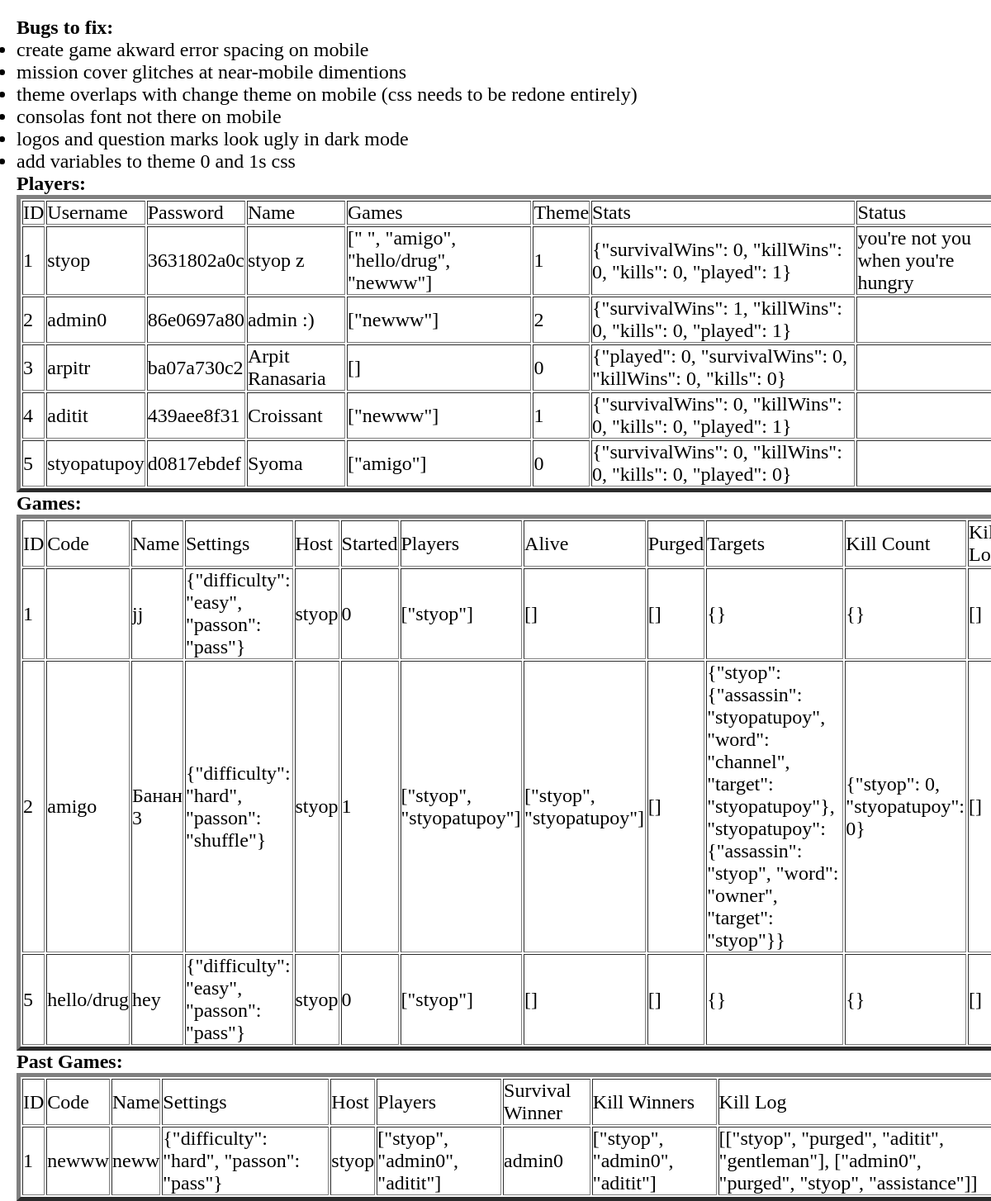
The page /debug/ on the database as committed earlier.
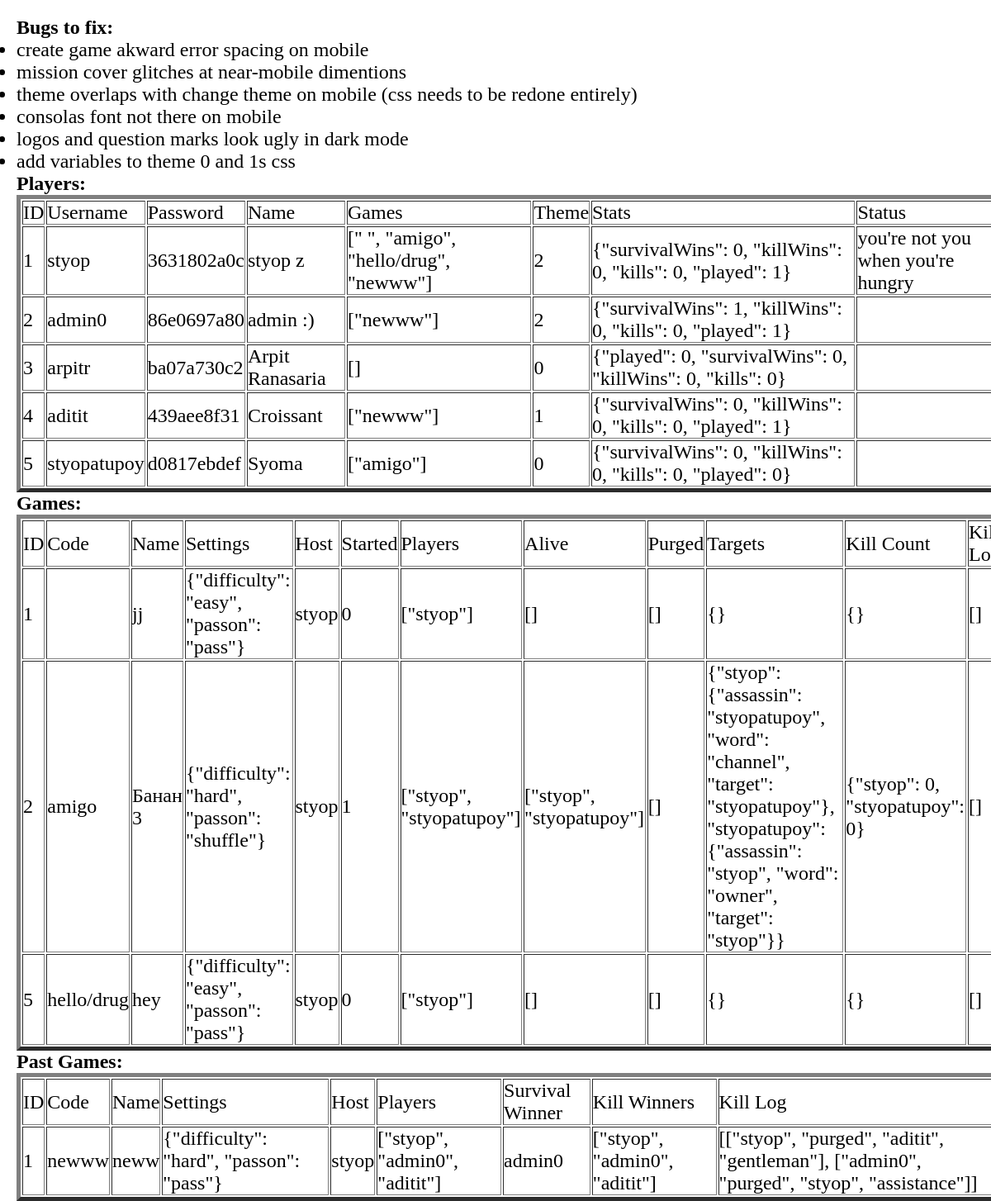
The same page on the database as committed later.
### tables this page shows
CREATE TABLE Players (     id INTEGER PRIMARY KEY AUTOINCREMENT,     user TEXT NOT NULL,     password TEXT NOT NULL,     name TEXT NOT NULL,     games TEXT NOT NULL,     theme INT NOT NULL,     stats TEXT NOT NULL,     status TEXT);

CREATE TABLE Games (     id INTEGER PRIMARY KEY AUTOINCREMENT,     code TEXT NOT NULL,     name TEXT NOT NULL,    settings TEXT NOT NULL,     host TEXT NOT NULL,     started BOOLEAN NOT NULL CHECK (started IN (0,1)),     players TEXT NOT NULL,     alive TEXT NOT NULL,     purged TEXT NOT NULL,     targets TEXT NOT NULL,     killCount TEXT NOT NULL,     killLog TEXT NOT NULL);

CREATE TABLE PastGames (     id INTEGER PRIMARY KEY AUTOINCREMENT,     code TEXT NOT NULL,     name TEXT NOT NULL,    settings TEXT NOT NULL,     host TEXT NOT NULL,     players TEXT NOT NULL,     survivalWinner TEXT NOT NULL,     killWinners TEXT NOT NULL,     killLog TEXT NOT NULL);

### app.py (the view)
@app.route('/<path>/')
@app.route('/debug/')
def debug():
    with sqlite3.connect("database.db") as con:
        con.row_factory = sqlite3.Row
        cur = con.cursor()
        cur.execute("SELECT * from Players")
        playerRows = cur.fetchall()   #rows of the Players table
        cur.execute("SELECT * from Games")
        gameRows = cur.fetchall()   #rows of the Games table
        cur.execute("SELECT * from pastGames")
        pastRows = cur.fetchall()   #rows of the pastGames table
    return render_template('debug.html', playerRows = playerRows, gameRows = gameRows, pastRows=pastRows)

### templates/debug.html (shortened to what this page needs)
<!DOCTYPE html>
<html lang="en">
<head>
    <link rel="stylesheet" href="{{ url_for('static', filename='css/main.css') }}">
    <link rel="stylesheet" href="{{ url_for('static', filename='css/debug.css') }}">
</head>
<body>
    <h4>
        Bugs to fix:
    </h4>
    <ul>
        <li>
            create game akward error spacing on mobile
        </li>
        <li>
            mission cover glitches at near-mobile dimentions
        </li>
        <li>
            theme overlaps with change theme on mobile (css needs to be redone entirely)
        </li>
        <li>
            consolas font not there on mobile
        </li>
        <li>
            logos and question marks look ugly in dark mode
        </li>
        <li>
            add variables to theme 0 and 1s css
        </li>
    </ul>
    <h2>Players:</h2>
    <table border=5>
        <thead>
        <td>ID</td>
        <td>Username</td>
        <td>Password</td>
        <td>Name</td>
        <td>Games</td>
        <td>Theme</td>
        <td>Stats</td>
        <td>Status</td>
        </thead>
        {% for row in playerRows %}
        <tr>
        <td>{{row["id"]}}</td>
        <td>{{row["user"]}}</td>
        <td>{{row["password"][:10]}}</td>
        <td>{{row["name"]}}</td>
        <td>{{row["games"]}}</td>
        <td>{{row["theme"]}}</td>
        <td>{{row["stats"]}}</td>
        <td>{{row["status"]}}</td>
        </tr>
        {% endfor %}
        </table>
        <h2>Games:</h2>
        <table border=5>
            <thead>
            <td>ID</td>
            <td>Code</td>
            <td>Name</td>
            <td>Settings</td>
            <td>Host</td>
            <td>Started</td>
            <td>Players</td>
            <td>Alive</td>
            <td>Purged</td>
            <td>Targets</td>
            <td>Kill Count</td>
            <td>Kill Log</td>
            </thead>
            {% for row in gameRows %}
            <tr>
            <td>{{row["id"]}}</td>
            <td>{{row["code"]}}</td>
            <td>{{row["name"]}}</td>
            <td>{{row["settings"]}}</td>
            <td>{{row["host"]}}</td>
            <td>{{row["started"]}}</td>
            <td>{{row["players"]}}</td>
            <td>{{row["alive"]}}</td>
            <td>{{row["purged"]}}</td>
            <td>{{row["targets"]}}</td>
            <td>{{row["killCount"]}}</td>
            <td>{{row["killLog"]}}</td>
            </tr>
            {% endfor %}
            </table>
            <h2>Past Games:</h2>
            <table border=5>
                <thead>
                <td>ID</td>
                <td>Code</td>
                <td>Name</td>
                <td>Settings</td>
                <td>Host</td>
                <td>Players</td>
                <td>Survival Winner</td>
                <td>Kill Winners</td>
                <td>Kill Log</td>
                </thead>
                {% for row in  pastRows %}
                <tr>
                <td>{{row["id"]}}</td>
                <td>{{row["code"]}}</td>
                <td>{{row["name"]}}</td>
                <td>{{row['settings']}}</td>
                <td>{{row["host"]}}</td>
                <td>{{row["players"]}}</td>
                <td>{{row["survivalWinner"]}}</td>
                <td>{{row["killWinners"]}}</td>
                <td>{{row["killLog"]}}</td>
                </tr>
                {% endfor %}
                </table>
</body>
</html>

### static/css/main.css (style rules this page uses)
* { margin: 0; padding: 0; font-family: 'Consolas', 'Monaco', monospace, serif; font-size: x-large; }
html { height: 100%; }
body { width: 100%; }

### static/css/debug.css (style rules this page uses)
body { background: none; margin: 20px; }
* { font-family: unset; }

Rows that differ between the two databases and show on the page:
changed Players "styop": theme "1" → "2"
